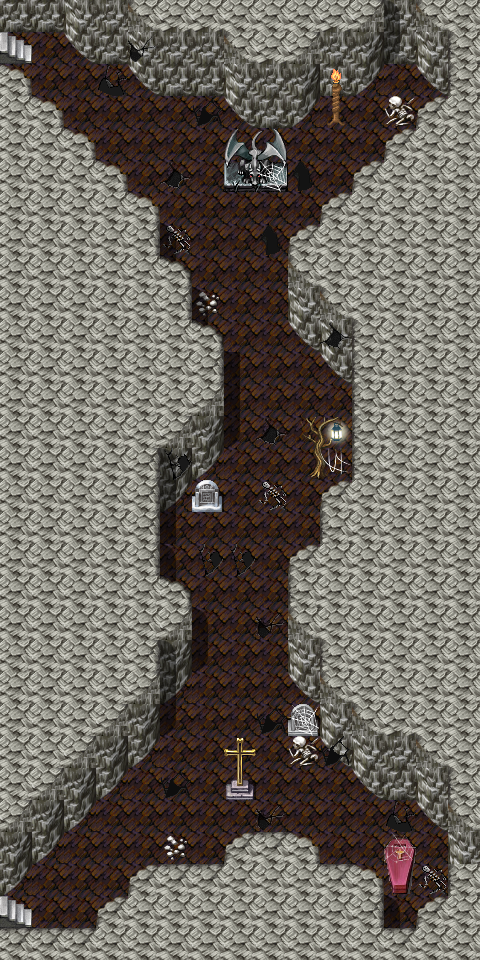

This game map was drawn from its Tiled (.tmx) file and the tilesets committed beside it. A one-line description and the trimmed map source follow:
An orthogonal 15x30 tile map with 32x32 px tiles, 3 tile layers (Ground, Objects, Above), 14 hidden layers not drawn, 62 tilesets and 44 objects (19x replace, 14x script, 7x spawn, 4x mapchange).

<map version="1.5" tiledversion="1.7.2" orientation="orthogonal" renderorder="right-down" width="15" height="30" tilewidth="32" tileheight="32" infinite="0" nextlayerid="22" nextobjectid="98">
 <tileset firstgid="1" name="map_bed_1" tilewidth="32" tileheight="32" tilecount="128" columns="16">
  <image source="../drawable/map_bed_1.png" width="512" height="256" />
 </tileset>
 <tileset firstgid="129" name="map_border_1" tilewidth="32" tileheight="32" tilecount="128" columns="16">
  <image source="../drawable/map_border_1.png" width="512" height="256" />
 </tileset>
 <tileset firstgid="257" name="map_bridge_1" tilewidth="32" tileheight="32" tilecount="128" columns="16">
  <image source="../drawable/map_bridge_1.png" width="512" height="256" />
 </tileset>
 <tileset firstgid="385" name="map_bridge_2" tilewidth="32" tileheight="32" tilecount="128" columns="16">
  <image source="../drawable/map_bridge_2.png" width="512" height="256" />
 </tileset>
 <tileset firstgid="513" name="map_broken_1" tilewidth="32" tileheight="32" tilecount="128" columns="16">
  <image source="../drawable/map_broken_1.png" width="512" height="256" />
 </tileset>
 <tileset firstgid="641" name="map_cavewall_1" tilewidth="32" tileheight="32" tilecount="108" columns="18">
  <image source="../drawable/map_cavewall_1.png" width="576" height="192" />
 </tileset>
 <tileset firstgid="749" name="map_cavewall_2" tilewidth="32" tileheight="32" tilecount="108" columns="18">
  <image source="../drawable/map_cavewall_2.png" width="576" height="192" />
 </tileset>
 <tileset firstgid="857" name="map_cavewall_3" tilewidth="32" tileheight="32" tilecount="108" columns="18">
  <image source="../drawable/map_cavewall_3.png" width="576" height="192" />
 </tileset>
 <tileset firstgid="965" name="map_cavewall_4" tilewidth="32" tileheight="32" tilecount="108" columns="18">
  <image source="../drawable/map_cavewall_4.png" width="576" height="192" />
 </tileset>
 <tileset firstgid="1073" name="map_chair_table_1" tilewidth="32" tileheight="32" tilecount="128" columns="16">
  <image source="../drawable/map_chair_table_1.png" width="512" height="256" />
 </tileset>
 <tileset firstgid="1201" name="map_chair_table_2" tilewidth="32" tileheight="32" tilecount="128" columns="16">
  <image source="../drawable/map_chair_table_2.png" width="512" height="256" />
 </tileset>
 <tileset firstgid="1329" name="map_crate_1" tilewidth="32" tileheight="32" tilecount="128" columns="16">
  <image source="../drawable/map_crate_1.png" width="512" height="256" />
 </tileset>
 <tileset firstgid="1457" name="map_cupboard_1" tilewidth="32" tileheight="32" tilecount="128" columns="16">
  <image source="../drawable/map_cupboard_1.png" width="512" height="256" />
 </tileset>
 <tileset firstgid="1585" name="map_curtain_1" tilewidth="32" tileheight="32" tilecount="128" columns="16">
  <image source="../drawable/map_curtain_1.png" width="512" height="256" />
 </tileset>
 <tileset firstgid="1713" name="map_entrance_1" tilewidth="32" tileheight="32" tilecount="128" columns="16">
  <image source="../drawable/map_entrance_1.png" width="512" height="256" />
 </tileset>
 <tileset firstgid="1841" name="map_entrance_2" tilewidth="32" tileheight="32" tilecount="128" columns="16">
  <image source="../drawable/map_entrance_2.png" width="512" height="256" />
 </tileset>
 <tileset firstgid="1969" name="map_fence_1" tilewidth="32" tileheight="32" tilecount="128" columns="16">
  <image source="../drawable/map_fence_1.png" width="512" height="256" />
 </tileset>
 <tileset firstgid="2097" name="map_fence_2" tilewidth="32" tileheight="32" tilecount="128" columns="16">
  <image source="../drawable/map_fence_2.png" width="512" height="256" />
 </tileset>
 <tileset firstgid="2225" name="map_fence_3" tilewidth="32" tileheight="32" tilecount="128" columns="16">
  <image source="../drawable/map_fence_3.png" width="512" height="256" />
 </tileset>
 <tileset firstgid="2353" name="map_fence_4" tilewidth="32" tileheight="32" tilecount="128" columns="16">
  <image source="../drawable/map_fence_4.png" width="512" height="256" />
 </tileset>
 <tileset firstgid="2481" name="map_ground_1" tilewidth="32" tileheight="32" tilecount="128" columns="16">
  <image source="../drawable/map_ground_1.png" width="512" height="256" />
 </tileset>
 <tileset firstgid="2609" name="map_ground_2" tilewidth="32" tileheight="32" tilecount="128" columns="16">
  <image source="../drawable/map_ground_2.png" width="512" height="256" />
 </tileset>
 <tileset firstgid="2737" name="map_ground_3" tilewidth="32" tileheight="32" tilecount="128" columns="16">
  <image source="../drawable/map_ground_3.png" width="512" height="256" />
 </tileset>
 <tileset firstgid="2865" name="map_ground_4" tilewidth="32" tileheight="32" tilecount="128" columns="16">
  <image source="../drawable/map_ground_4.png" width="512" height="256" />
 </tileset>
 <tileset firstgid="2993" name="map_ground_5" tilewidth="32" tileheight="32" tilecount="128" columns="16">
  <image source="../drawable/map_ground_5.png" width="512" height="256" />
 </tileset>
 <tileset firstgid="3121" name="map_ground_6" tilewidth="32" tileheight="32" tilecount="128" columns="16">
  <image source="../drawable/map_ground_6.png" width="512" height="256" />
 </tileset>
 <tileset firstgid="3249" name="map_ground_7" tilewidth="32" tileheight="32" tilecount="128" columns="16">
  <image source="../drawable/map_ground_7.png" width="512" height="256" />
 </tileset>
 <tileset firstgid="3377" name="map_ground_8" tilewidth="32" tileheight="32" tilecount="128" columns="16">
  <image source="../drawable/map_ground_8.png" width="512" height="256" />
 </tileset>
 <tileset firstgid="3505" name="map_house_1" tilewidth="32" tileheight="32" tilecount="128" columns="16">
  <image source="../drawable/map_house_1.png" width="512" height="256" />
 </tileset>
 <tileset firstgid="3633" name="map_house_2" tilewidth="32" tileheight="32" tilecount="128" columns="16">
  <image source="../drawable/map_house_2.png" width="512" height="256" />
 </tileset>
 <tileset firstgid="3761" name="map_indoor_1" tilewidth="32" tileheight="32" tilecount="128" columns="16">
  <image source="../drawable/map_indoor_1.png" width="512" height="256" />
 </tileset>
 <tileset firstgid="3889" name="map_indoor_2" tilewidth="32" tileheight="32" tilecount="128" columns="16">
  <image source="../drawable/map_indoor_2.png" width="512" height="256" />
 </tileset>
 <tileset firstgid="4017" name="map_kitchen_1" tilewidth="32" tileheight="32" tilecount="128" columns="16">
  <image source="../drawable/map_kitchen_1.png" width="512" height="256" />
 </tileset>
 <tileset firstgid="4145" name="map_outdoor_1" tilewidth="32" tileheight="32" tilecount="128" columns="16">
  <image source="../drawable/map_outdoor_1.png" width="512" height="256" />
 </tileset>
 <tileset firstgid="4273" name="map_pillar_1" tilewidth="32" tileheight="32" tilecount="128" columns="16">
  <image source="../drawable/map_pillar_1.png" width="512" height="256" />
 </tileset>
 <tileset firstgid="4401" name="map_pillar_2" tilewidth="32" tileheight="32" tilecount="128" columns="16">
  <image source="../drawable/map_pillar_2.png" width="512" height="256" />
 </tileset>
 <tileset firstgid="4529" name="map_plant_1" tilewidth="32" tileheight="32" tilecount="128" columns="16">
  <image source="../drawable/map_plant_1.png" width="512" height="256" />
 </tileset>
 <tileset firstgid="4657" name="map_plant_2" tilewidth="32" tileheight="32" tilecount="128" columns="16">
  <image source="../drawable/map_plant_2.png" width="512" height="256" />
 </tileset>
 <tileset firstgid="4785" name="map_rock_1" tilewidth="32" tileheight="32" tilecount="128" columns="16">
  <image source="../drawable/map_rock_1.png" width="512" height="256" />
 </tileset>
 <tileset firstgid="4913" name="map_rock_2" tilewidth="32" tileheight="32" tilecount="128" columns="16">
  <image source="../drawable/map_rock_2.png" width="512" height="256" />
 </tileset>
 <tileset firstgid="5041" name="map_roof_1" tilewidth="32" tileheight="32" tilecount="128" columns="16">
  <image source="../drawable/map_roof_1.png" width="512" height="256" />
 </tileset>
 <tileset firstgid="5169" name="map_roof_2" tilewidth="32" tileheight="32" tilecount="128" columns="16">
  <image source="../drawable/map_roof_2.png" width="512" height="256" />
 </tileset>
 <tileset firstgid="5297" name="map_roof_3" tilewidth="32" tileheight="32" tilecount="128" columns="16">
  <image source="../drawable/map_roof_3.png" width="512" height="256" />
 </tileset>
 <tileset firstgid="5425" name="map_shop_1" tilewidth="32" tileheight="32" tilecount="128" columns="16">
  <image source="../drawable/map_shop_1.png" width="512" height="256" />
 </tileset>
 <tileset firstgid="5553" name="map_sign_ladder_1" tilewidth="32" tileheight="32" tilecount="128" columns="16">
  <image source="../drawable/map_sign_ladder_1.png" width="512" height="256" />
 </tileset>
 <tileset firstgid="5681" name="map_table_1" tilewidth="32" tileheight="32" tilecount="128" columns="16">
  <image source="../drawable/map_table_1.png" width="512" height="256" />
 </tileset>
 <tileset firstgid="5809" name="map_trail_1" tilewidth="32" tileheight="32" tilecount="128" columns="16">
  <image source="../drawable/map_trail_1.png" width="512" height="256" />
 </tileset>
 <tileset firstgid="5937" name="map_transition_1" tilewidth="32" tileheight="32" tilecount="128" columns="16">
  <image source="../drawable/map_transition_1.png" width="512" height="256" />
 </tileset>
 <tileset firstgid="6065" name="map_transition_2" tilewidth="32" tileheight="32" tilecount="128" columns="16">
  <image source="../drawable/map_transition_2.png" width="512" height="256" />
 </tileset>
 <tileset firstgid="6193" name="map_transition_3" tilewidth="32" tileheight="32" tilecount="128" columns="16">
  <image source="../drawable/map_transition_3.png" width="512" height="256" />
 </tileset>
 <tileset firstgid="6321" name="map_transition_4" tilewidth="32" tileheight="32" tilecount="128" columns="16">
  <image source="../drawable/map_transition_4.png" width="512" height="256" />
 </tileset>
 <tileset firstgid="6449" name="map_transition_5" tilewidth="32" tileheight="32" tilecount="128" columns="16">
  <image source="../drawable/map_transition_5.png" width="512" height="256" />
 </tileset>
 <tileset firstgid="6577" name="map_tree_1" tilewidth="32" tileheight="32" tilecount="128" columns="16">
  <image source="../drawable/map_tree_1.png" width="512" height="256" />
 </tileset>
 <tileset firstgid="6705" name="map_tree_2" tilewidth="32" tileheight="32" tilecount="128" columns="16">
  <image source="../drawable/map_tree_2.png" width="512" height="256" />
 </tileset>
 <tileset firstgid="6833" name="map_wall_1" tilewidth="32" tileheight="32" tilecount="128" columns="16">
  <image source="../drawable/map_wall_1.png" width="512" height="256" />
 </tileset>
 <tileset firstgid="6961" name="map_wall_2" tilewidth="32" tileheight="32" tilecount="120" columns="15">
  <image source="../drawable/map_wall_2.png" width="480" height="256" />
 </tileset>
 <tileset firstgid="7081" name="map_wall_3" tilewidth="32" tileheight="32" tilecount="120" columns="15">
  <image source="../drawable/map_wall_3.png" width="480" height="256" />
 </tileset>
 <tileset firstgid="7201" name="map_wall_4" tilewidth="32" tileheight="32" tilecount="120" columns="15">
  <image source="../drawable/map_wall_4.png" width="480" height="256" />
 </tileset>
 <tileset firstgid="7321" name="map_window_1" tilewidth="32" tileheight="32" tilecount="128" columns="16">
  <image source="../drawable/map_window_1.png" width="512" height="256" />
 </tileset>
 <tileset firstgid="7449" name="map_window_2" tilewidth="32" tileheight="32" tilecount="128" columns="16">
  <image source="../drawable/map_window_2.png" width="512" height="256" />
 </tileset>
 <tileset firstgid="7577" name="map_guynmart" tilewidth="32" tileheight="32" tilecount="128" columns="16">
  <image source="../drawable/map_guynmart.png" width="512" height="256" />
 </tileset>
 <tileset firstgid="7705" name="map_ratdom" tilewidth="32" tileheight="32" tilecount="108" columns="18">
  <image source="../drawable/map_ratdom.png" width="576" height="192" />
 </tileset>
 <layer id="1" name="Ground" width="15" height="30">
  <data>[450 cells, 448 non-empty, 16 distinct tile ids]</data>
 </layer>
 <layer id="2" name="Objects" width="15" height="30">
  <data>[450 cells, 40 non-empty, 22 distinct tile ids]</data>
 </layer>
 <layer id="3" name="Above" width="15" height="30">
  <data>[450 cells, 86 non-empty, 22 distinct tile ids]</data>
 </layer>
 <layer id="4" name="Top" width="15" height="30" visible="0">
  <data>[450 cells, 0 non-empty, 0 distinct tile ids]</data>
 </layer>
 <layer id="5" name="Walkable" width="15" height="30" visible="0">
  <data>[450 cells, 326 non-empty, 1 distinct tile ids]</data>
 </layer>
 <layer id="6" name="Light10" width="15" height="30" visible="0">
  <data>[450 cells, 450 non-empty, 1 distinct tile ids]</data>
 </layer>
 <layer id="7" name="Light1" width="15" height="30" visible="0">
  <data>[450 cells, 351 non-empty, 9 distinct tile ids]</data>
 </layer>
 <layer id="8" name="Light2" width="15" height="30" visible="0">
  <data>[450 cells, 361 non-empty, 8 distinct tile ids]</data>
 </layer>
 <layer id="9" name="Light3" width="15" height="30" visible="0">
  <data>[450 cells, 332 non-empty, 8 distinct tile ids]</data>
 </layer>
 <layer id="10" name="Light4" width="15" height="30" visible="0">
  <data>[450 cells, 330 non-empty, 8 distinct tile ids]</data>
 </layer>
 <layer id="11" name="Light5" width="15" height="30" visible="0">
  <data>[450 cells, 285 non-empty, 12 distinct tile ids]</data>
 </layer>
 <layer id="12" name="Light6" width="15" height="30" visible="0">
  <data>[450 cells, 238 non-empty, 12 distinct tile ids]</data>
 </layer>
 <layer id="13" name="Light7" width="15" height="30" visible="0">
  <data>[450 cells, 231 non-empty, 11 distinct tile ids]</data>
 </layer>
 <layer id="14" name="Light8" width="15" height="30" visible="0">
  <data>[450 cells, 0 non-empty, 0 distinct tile ids]</data>
 </layer>
 <layer id="15" name="Compass" width="15" height="30" visible="0">
  <data>[450 cells, 450 non-empty, 2 distinct tile ids]</data>
 </layer>
 <layer id="16" name="Walk_ghost_off" width="15" height="30" visible="0">
  <data>[450 cells, 298 non-empty, 1 distinct tile ids]</data>
 </layer>
 <layer id="17" name="Walk_ghost_on" width="15" height="30" visible="0">
  <data>[450 cells, 256 non-empty, 1 distinct tile ids]</data>
 </layer>
 <objectgroup id="18" name="Mapevents" visible="0">
  <object id="61" name="south2" type="mapchange" x="416" y="896" width="64" height="64">
   <properties>
    <property name="map" value="ratdom_maze_659" />
    <property name="place" value="north1" />
   </properties>
  </object>
  <object id="62" name="south1" type="mapchange" x="0" y="896" width="32" height="32">
   <properties>
    <property name="map" value="ratdom_maze_558" />
    <property name="place" value="north2" />
   </properties>
  </object>
  <object id="63" name="north2" type="mapchange" x="416" y="0" width="64" height="64">
   <properties>
    <property name="map" value="ratdom_maze_639" />
    <property name="place" value="south1" />
   </properties>
  </object>
  <object id="64" name="north1" type="mapchange" x="0" y="32" width="32" height="32">
   <properties>
    <property name="map" value="ratdom_maze_538" />
    <property name="place" value="south2" />
   </properties>
  </object>
  <object id="65" name="ratdom_maze_light1" type="script" x="0" y="0" width="128" height="192">
   <properties>
    <property name="when" value="always" />
   </properties>
  </object>
  <object id="66" name="ratdom_maze_light2" type="script" x="352" y="0" width="128" height="192">
   <properties>
    <property name="when" value="always" />
   </properties>
  </object>
  <object id="67" name="ratdom_maze_light3" type="script" x="0" y="768" width="128" height="192">
   <properties>
    <property name="when" value="always" />
   </properties>
  </object>
  <object id="68" name="ratdom_maze_light4" type="script" x="352" y="768" width="128" height="192">
   <properties>
    <property name="when" value="always" />
   </properties>
  </object>
  <object id="38" name="ratdom_maze_light5" type="script" x="128" y="96" width="224" height="192">
   <properties>
    <property name="when" value="always" />
   </properties>
  </object>
  <object id="39" name="ratdom_maze_light6" type="script" x="128" y="639" width="224" height="256">
   <properties>
    <property name="when" value="always" />
   </properties>
  </object>
  <object id="47" name="ratdom_maze_light7" type="script" x="160" y="288" width="192" height="352">
   <properties>
    <property name="when" value="always" />
   </properties>
  </object>
  <object id="58" name="ratdom_rat_conv1" type="script" x="224" y="320" width="64" height="32" />
  <object id="59" name="ratdom_rat_conv2" type="script" x="224" y="416" width="128" height="32" />
  <object id="60" name="ratdom_rat_conv3" type="script" x="192" y="608" width="96" height="32" />
  <object id="92" name="ratdom_ghost1" type="script" x="160" y="288" width="192" height="160" visible="0" />
  <object id="93" name="ratdom_ghost2" type="script" x="160" y="96" width="128" height="160" visible="0" />
  <object id="94" name="ratdom_ghost3" type="script" x="160" y="480" width="160" height="160" visible="0" />
  <object id="95" name="ratdom_ghost4" type="script" x="320" y="736" width="32" height="128" visible="0" />
 </objectgroup>
 <objectgroup id="19" name="Spawn" visible="0">
  <object id="50" name="ratdom_rat" type="spawn" x="224" y="0" width="32" height="32" />
  <object id="46" name="ratdom_maze_rat" type="spawn" x="64" y="32" width="128" height="192">
   <properties>
    <property name="quantity" value="1" />
    <property name="spawngroup" value="ratdom_maze_rat" />
   </properties>
  </object>
  <object id="80" name="ratdom_ghost1" type="spawn" x="32" y="352" width="416" height="32">
   <properties>
    <property name="quantity" value="2" />
    <property name="spawngroup" value="ratdom_ghost1" />
   </properties>
  </object>
  <object id="81" name="ratdom_ghost2" type="spawn" x="192" y="64" width="288" height="160">
   <properties>
    <property name="quantity" value="2" />
    <property name="spawngroup" value="ratdom_ghost2" />
   </properties>
  </object>
  <object id="82" name="ratdom_ghost3" type="spawn" x="32" y="544" width="416" height="32">
   <properties>
    <property name="quantity" value="2" />
    <property name="spawngroup" value="ratdom_ghost3" />
   </properties>
  </object>
  <object id="83" name="ratdom_ghost4" type="spawn" x="352" y="736" width="128" height="224">
   <properties>
    <property name="quantity" value="2" />
    <property name="spawngroup" value="ratdom_ghost4" />
   </properties>
  </object>
  <object id="97" name="ratdom_ghost" type="spawn" x="256" y="0" width="32" height="32" />
 </objectgroup>
 <objectgroup id="20" name="keys" visible="0" />
 <objectgroup id="21" name="Replace" visible="0">
  <object id="27" name="ratdom_maze:10" type="replace" x="0" y="0" width="480" height="960" visible="0">
   <properties>
    <property name="Top" value="Light10" />
    <property name="requireId" value="ratdom_maze" />
    <property name="requireType" value="questProgress" />
    <property name="requireValue" value="10" />
   </properties>
  </object>
  <object id="69" name="ratdom_maze:1" type="replace" x="0" y="0" width="480" height="960" visible="0">
   <properties>
    <property name="Top" value="Light1" />
    <property name="requireId" value="ratdom_maze" />
    <property name="requireType" value="questProgress" />
    <property name="requireValue" value="1" />
   </properties>
  </object>
  </objectgroup>
</map>
<!-- 17 of 44 objects omitted -->
